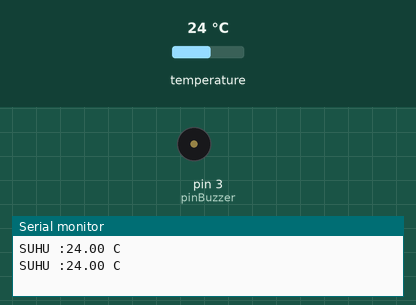
This sketch was run on a simulated Arduino Uno, built with avr-gcc and run on an emulated ATmega328P. Shown: buzzer (waves = sounding, pin HIGH), the last lines printed to the serial monitor. The inputs (shaded band) are chosen by the test bench; at power-on: temperature 24 °C.

Above: at 2.5 s.
2.6 s: temperature set to 29.7 °C
4.1 s: temperature set to 31.1 °C
At 4.88 s:
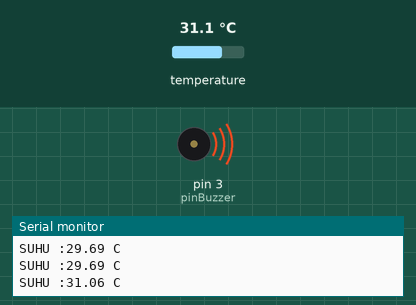
8.2 s: temperature set to 12 °C
9.8 s: temperature set to 33 °C
At 11.67 s:
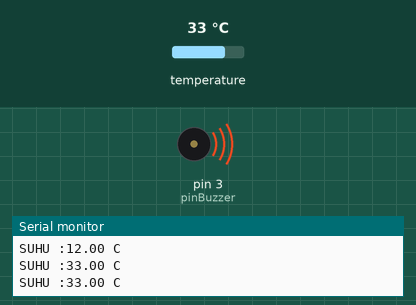
Timing chart, 0 to 14.9 s (numbered marks = the images above; inputs shaded):
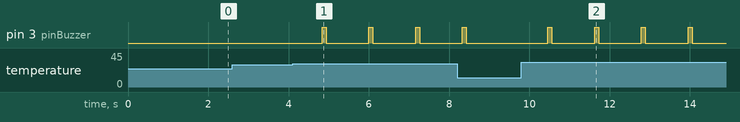

Measured:
- the behaviour switches between 30.3 and 30.4 °C on temperature (found by bisection; images 0 and 1)
- after the input at 4.1 s, pin 3 (pinBuzzer): alternates HIGH for 0.10 s and LOW for 1.1 s, starting after 0.74 s
- after the input at 9.8 s, pin 3 (pinBuzzer): alternates HIGH for 0.10 s and LOW for 1.1 s, starting after 0.66 s

The sketch:

5.SENSOR_SUHU_DALLAS.ino
```cpp
//LIBRARY
#include <OneWire.h>
#include <DallasTemperature.h>

//INISIALISASI
int sensorSuhu=2;
OneWire oneWire(sensorSuhu);
DallasTemperature sensors(&oneWire);
int pinBuzzer=3;

 void setup() {
  Serial.begin(9600);
  sensors.begin();
  pinMode(pinBuzzer,OUTPUT);

}

void loop() {
//BACA DATA
sensors.requestTemperatures();
float bacaSuhu = sensors.getTempCByIndex(0);

//SERIAL PRINT
Serial.print ("SUHU :");
Serial.print (bacaSuhu);
Serial.print (" C");
Serial.println();
delay(200);

//LOGIKA
if(bacaSuhu>=30.28){
  digitalWrite(pinBuzzer,HIGH);
  delay(100);
  digitalWrite(pinBuzzer,LOW);
  delay(100);
}
else{
  digitalWrite(pinBuzzer,LOW);
}

}
```
